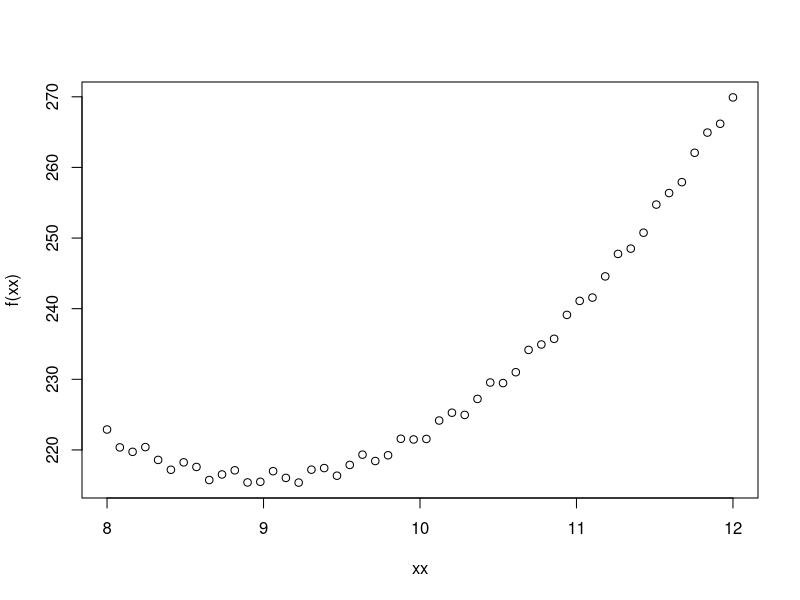

Recreate this plot in R. (Note: this script raises an error after producing the figure.)
#----------- OPTIMIZE -----------#
f <- function (x) {(x - 3)^2 + 2 * (x - 3)^2 + 3 * (x - 15)^2 + sin(100*x)}
optimize(f,c(0,15))
optimize(f,c(9,12))
optimize(f,c(10,11))

xx <- seq(8,12,length=50)
plot(xx,f(xx))

#----------- INTEGRATE -----------#
fInt <- function (x) { x*sin(x) }
system.time(intVal <- integrate(fInt, -7e5, 7e5, subdivisions = 1e8), gcFirst = TRUE )
print(intVal)
library(parallel)
cl <- makePSOCKcluster(4)
system.time(intVal <- parLapply(cl, (-7:6)*1e5, (function(x) { integrate(function (x) { x*sin(x) }, x, x+1e5, subdivisions = 1e8)$value})))
print(Reduce("+",intVal))
cl <- makePSOCKcluster(8)
system.time(intVal <- parLapply(cl, (-7:6)*1e5, (function(x) { integrate(function (x) { x*sin(x) }, x, x+1e5, subdivisions = 1e8)$value})))
print(Reduce("+",intVal))
cl <- makePSOCKcluster(16)
system.time(intVal <- parLapply(cl, (-7:6)*1e5, (function(x) { integrate(function (x) { x*sin(x) }, x, x+1e5, subdivisions = 1e8)$value})))
print(Reduce("+",intVal))
